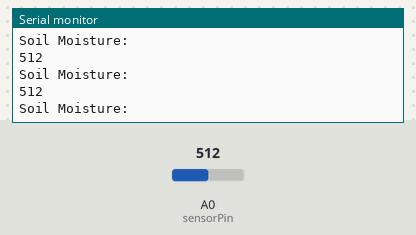
This sketch was run on a simulated Arduino Uno, built with avr-gcc and run on an emulated ATmega328P. Parts: the last lines printed to the serial monitor. The inputs (shaded band) are chosen by the test bench; at power-on: A0 (sensorPin) = 512.

Above: at 1.2 s.
1.3 s: A0 (sensorPin) set to 984
At 2.3 s:
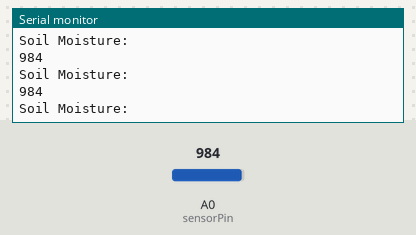
2.8 s: A0 (sensorPin) set to 1015
At 3.9 s:
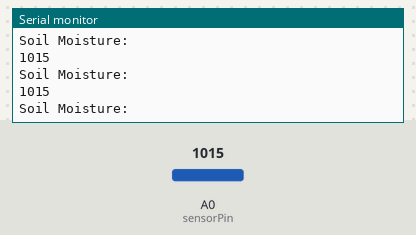
7.3 s: A0 (sensorPin) set to 107
At 7.8 s:
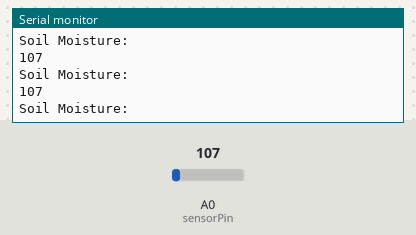
10.3 s: A0 (sensorPin) set to 91
At 11.4 s:
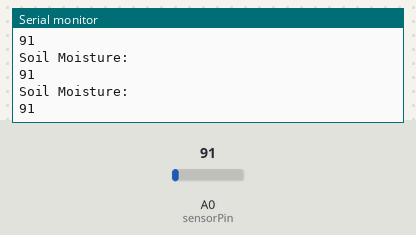
Timing chart, 0 to 13.3 s (numbered marks = the images above; inputs shaded):
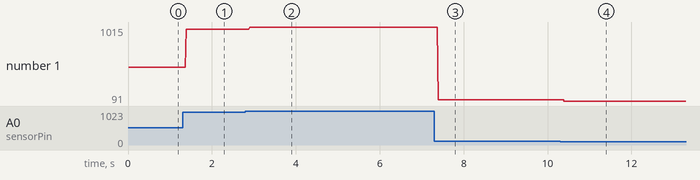

Measured:
- the behaviour switches between 100 and 99 on A0 (sensorPin) (found by bisection; images 3 and 4)
- after the input at 1.3 s, the serial monitor: prints a new line after 0.09 s (image 1)
- after the input at 2.8 s, the serial monitor: prints a new line after 0.10 s (image 2)
- after the input at 7.3 s, the serial monitor: prints a new line after 0.10 s (image 3)
- after the input at 10.3 s, the serial monitor: prints a new line after 0.10 s (image 4)
- plotted number 1: 512 → 984 after the input at 1.3 s, 984 → 1015 after the input at 2.8 s, 1015 → 107 after the input at 7.3 s, 107 → 91 after the input at 10.3 s

The sketch:

Soil_Moisture_Code.ino
```cpp
#define sensorPin A0
int sensorValue;


void setup() {
 Serial.begin(9600);
}

void loop() {

 sensorValue = analogRead(sensorPin);
 Serial.println("Soil Moisture: ");
 Serial.println(sensorValue);
}
```
